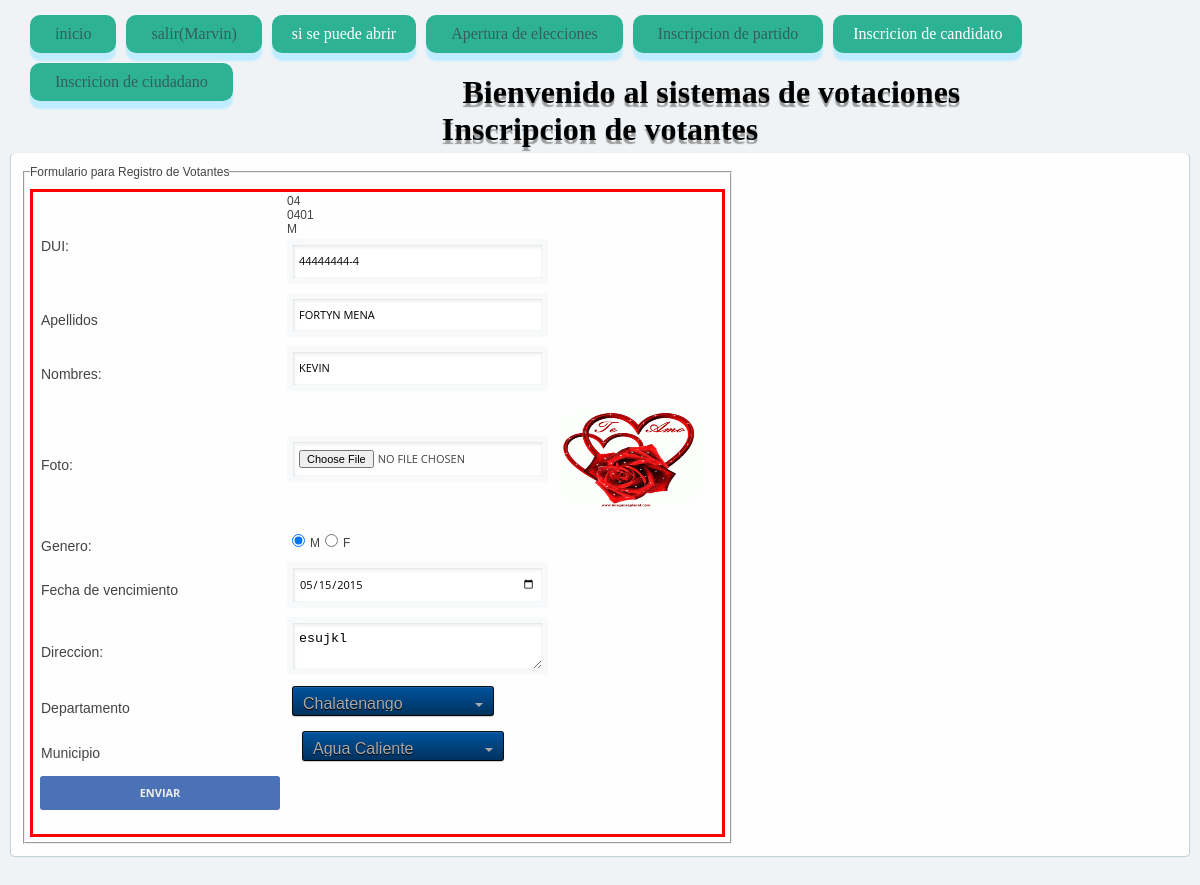
/ciudadanoBuscar.php?id=5 (signed in), run on the app's committed database.
### tables this page shows
CREATE TABLE IF NOT EXISTS `ciudadano` (
`id_ciudadano` int(11) NOT NULL,
  `dui` varchar(10) NOT NULL,
  `nombres` varchar(30) NOT NULL,
  `apellidos` varchar(30) NOT NULL,
  `fecha_vencimiento` date NOT NULL,
  `genero` varchar(2) NOT NULL,
  `foto` varchar(50) NOT NULL,
  `id_departamento` varchar(11) NOT NULL,
  `id_municipios` varchar(11) NOT NULL,
  `direccion` varchar(150) NOT NULL,
  `estadodeVoto` varchar(20) NOT NULL
);

### Clases/Coneccion.php (called while the page is built, shortened)
<?php
 function consultaD($coneccion,$sql,$modo=2,$presentacion=FALSE){
	$ejecutor= $coneccion;
	$manejador = trim($sql) ;
	$devolucion = "" ;
	try {$datos = $ejecutor->query($manejador);
		$datos-> setFetchMode($modo) ;
		if ($presentacion==TRUE){
			$devolucion.= "<table border=1>";
			foreach ($datos->fetchAll() as $registros){
				$devolucion.="<tr>";
				foreach ($registros as $valor){
					$devolucion.="<td>".$valor."</td>";
				}
				$devolucion.= "</tr>";
			}
			$devolucion.="</table>";
				}else{
					$contenedor = $datos->fetchAll();
					$devolucion= $contenedor;
				}
	}catch (Exception $exc ) {
		return "No se pudieron consultar los datos<br />".$exc->getMessage();
	}
	return $devolucion;
}
?>

### ciudadanoBuscar.php (the view, shortened to what this page needs)
<?php include './Clases/Coneccion.php';?>
<?php  include "Coneccion.php"; ?>
 <?php
 if (isset($_SESSION["nombre"])) {
 	?>
<?php   $sql = "SELECT * FROM  ciudadano WHERE id_ciudadano='".$_REQUEST['id']."';";
  $datos=consultaD($con,$sql,3);?>
<!DOCTYPE html>
<html>
	<head>
			<link rel=stylesheet href="css/estyle.css" type="text/css">
			<link rel=stylesheet href="css/name.css" type="text/css">
			<link rel=stylesheet href="css/selec.css" type="text/css">
			<link rel="stylesheet" type="text/css" href="css/prototipo1.css">
	</head>
	<body>
				<div ID ="base">
<section>
<ul Class="juan">
 <li><a href="hhh.html">inicio</a></li>
 <li><a href="Index.php?cerrar=session"> salir(<?php echo $_SESSION["nombre"];?>)</a></li>
		<li><?php
		$consulta= mysql_query("SELECT * FROM tipo_de_eleccion WHERE tipo_eleccion1= 1 or tipo_eleccion1=2 or tipo_eleccion1=3  ",$Coneccion);
@$array_consulta = mysql_fetch_array($consulta);
$fecha=$array_consulta["fecha"];
if ($fecha<date("Y") ) {
echo "si se puede abrir";
echo "<li><a href='Tipo de eleccion t.php'> Apertura de elecciones</a>
";
}else{
	echo "";
}
?></li>
		<li><a href="Formulario Inscripcion Partido.php">Inscripcion de partido</a>
</li>
		<li>Inscricion de candidato
		</li>
		<li><a href="Formulario Registro de votante .php">Inscricion  de ciudadano</a>
		</li>
	</ul>
	<br>
</section>
</div>
<br>
		<br>
		<h1> Bienvenido al sistemas de votaciones <br>Inscripcion de votantes</h1>
			<form action="modificarCiudadano.php"  method="post" enctype="multipart/form-data" class="box lgin">
		<table  >
		<td>
		<fieldset>
  				<legend> Formulario para Registro de Votantes</legend>
  				<table  bordercolor="red">
  				<td>
  				<label>DUI:</label>
  				</td>
  				<td>
  				<?php
  				$depto=$datos[0][7];
  				$muni=$datos[0][8];
  				echo $depto;
  				echo "<br>";
  				echo $muni;
  				echo "<br>";
  				$generos=$datos[0][5];
  				echo $generos;
  				?>
  					<input type="Text" name="DUI" value='<?php print $datos[0][1]?>' id="hola" Placeholder="00000000-0" onkeyup="mascara(this,'-',patron3,true)" onkeypress="return justNumbers(event);" maxlength="10"  required>
  				</td>
		<tr>
			<td>
				<label>Apellidos</label>
			</td>
			<td>
				<input type="Text" name="Apellido" value='<?php print $datos[0][3]?>' onkeypress="txNombres()" placeholder="Apellido" required>
			</td>
		</tr>
		<tr>
			<td>
				<label>Nombres:</label>
			</td>
			<td>
				<input type="Text" name="Nombre" value='<?php print $datos[0][2]?>' onkeypress="txNombres()"  placeholder="Nombres" required>
			</td>
		</tr>
		<tr>
			<td>
				<label>Foto:</label>
			</td>
			<td>
				 <input type="file" name="imagen" onclick="document.getElementById('imagen').style.display='none'" id="files"  accept="image/*"  >
			</td>
			<td width="170px" height="126px">
			<img  id="imagen"  style="width:150px;height:100px;"src="<?php print $datos[0][6]?>" >
              </td>
		</tr>
		<tr>
			<td>
				<label>Genero:</label>
			</td>
			<td>
			<?php
				if ($generos=="M") {
		echo '<input type="Radio" checked="TRUE" name="genero" value="M">M';
		echo '<input type="Radio" name="genero" value="F" required>F ';
				}else{
					echo '<input type="Radio"  name="genero" value="M">M';
		echo '<input type="Radio" checked="TRUE" name="genero" value="F" required>F ';
				}
			  ?>
			</td>
		</tr>
		<tr>
			<td>
				<label>Fecha de vencimiento</label>
			</td>
			<td>
				<input type="date" name="fecha"  value='<?php print $datos[0][4]?>'required>
			</td>
		</tr>
		<tr>
			<td>
				<label>Direccion:</label>
			</td>
			<td>
				 <textarea name="direccion" placeholder='direccion' required><?php print $datos[0][9]?></textarea>
			</td>
		</tr>
		<tr>
			<td>
				<label>Departamento</label>
			</td>
			<td>
			<div class="dropdown dropdown-dark">
			<select name="Departamento" size="1"   class="dropdown-select" onchange="cargarMunicipio(this.options[this.selectedIndex].value);" required>
				<?php
								 	$sql="SELECT id_departamento,departamento,codigo_departamento FROM departamentos WHERE codigo_departamento ='".$depto."'";
				$datos = consultaD($con,$sql);
  					foreach ($datos as  $value) {
  						print "<option value='";
  						print $value['codigo_departamento']."'";
  						print">";
  						print utf8_encode($value['departamento']);
  						print "</option>";
					}
				?>
				</select>
				</div>
			</td>
		</tr>
		<tr>
			<td>
				 <label>Municipio</label>
			</td>
			<td width="203px" height="32px">
			<div class="dropdown dropdown-dark">
					<select name="Municipio" size="1" class="dropdown-select" >
				<?php
				$sql="SELECT id_municipios,municipios,codigo_municipio FROM municipios WHERE codigo_municipio ='".$muni."'";
				$datos = consultaD($con,$sql);
  					foreach ($datos as  $value) {
  						print "<option value='";
  						print $value['codigo_municipio']."'";
  						print">";
  						print utf8_encode($value['municipios']);
  						print "</option>";
					}
				?>
				</select>
			</td>
		</tr>
		<tr>
			<td>
				<input type="submit" value="enviar" name="envio" onclick="wordCount()" >
			</td>
		</tr>
		</table>
		</fieldset>
	</td>
		</table>
		</form>
	</body>
</html>
 	<?php
}else{
	echo "<script type=\"text/javascript\">alert(\"Tu session ha sido cerrada inicia nuevamente\");window.location.assign('Index.php');</script>";
}
  ?>

### css/estyle.css (style rules this page uses)
img { float-left: 50px; padding-top:0px; height: 150px; width: 400px; border-radius:30px; border-image: 20px; border-color: black; }
body { background-color:; }
h1 { text-align: center; text-shadow: 0 4px 1px #9c9c9c; }
* { padding:0px; margin:5px; }
ul , ol { list-style:none; }
a { Text-Decoration:none; color:blue; }
.juan li { Background-Color:black; Color:White; Text-Decoration:none; Padding:10px 20px; Display:block; -moz-border-radius: 10px ; -webkit-border-radius: 10px; border-radius: 10px; moz-box-shadow: 0 8px 2px pink; -webkit-box-shadow: 0 8px pink; box-shadow: 0 8px 2px pink; }
.juan,li:hover { background-color:silver; }
.juan > li { float:left; }

### css/name.css (style rules this page uses)
body { background:#eff3f6; }
.box { background:#fefefe; border: 1px solid #C3D4DB; border-top:1px; -webkit-border-radius:5px; -moz-border-radius:5px; border-radius:5px; -moz-box-shadow:rgba(0,0,0,0.15) 0 0 1px; -webkit-box-shadow:rgba(0,0,0,0.15) 0 0 1px; box-shadow:rgba(0,0,0,0.15) 0 0 1px; color:#444; font:normal 12px/14px Arial, Helvetica, Sans-serif; margin:0 auto 30px; overflow:hidden; }
.box label { display:block; font:14px/22px Arial, Helvetica, Sans-serif; margin:10px 0 0 6px; }
input { text-transform: uppercase; }
.box input[type=file], .box textarea, .box input[type=date], .box input[type=text], .box input[type=password], .txtField, .cjComboBox { border:6px solid #F7F9FA; -webkit-border-radius:3px; -moz-border-radius:3px; border-radius:3px; -moz-box-shadow:2px 3px 3px rgba(0, 0, 0, 0.06) inset, 0 0 1px #95a2a7 inset; -webkit-box-shadow:2px 3px 3px rgba(0, 0, 0, 0.06) inset, 0 0 1px #95a2a7 inset; box-shadow:2px 3px 3px rgba(0, 0, 0, 0.06) inset, 0 0 1px #95a2a7 inset; margin:3px 0 4px; padding:8px 6px; width:237px; display:block; }
input { border: none; font-family: 'Open Sans', Arial, sans-serif; font-size: 11px; line-height: 1.5em; padding: 0; }
form input[type="submit"] { border-radius: 3px; -moz-border-radius: 3px; -webkit-border-radius: 3px; background-color:#4B71B6; color: #eee; font-weight: bold; margin-bottom: 2em; text-transform: uppercase; width: 240px; height: 34px; }

### css/selec.css (style rules this page uses)
.dropdown { display: inline-block; position: relative; overflow: hidden; height: 28px; width: 200px; background: #f2f2f2; border: 1px solid; border-color: white #f7f7f7 #f5f5f5; border-radius: 3px; background-image: -webkit-linear-gradient(top, transparent, rgba(0, 0, 0, 0.06)); background-image: -moz-linear-gradient(top, transparent, rgba(0, 0, 0, 0.06)); background-image: -o-linear-gradient(top, transparent, rgba(0, 0, 0, 0.06)); background-image: linear-gradient(to bottom, transparent, rgba(0, 0, 0, 0.06)); -webkit-box-shadow: 0 1px 1px rgba(0, 0, 0, 0.08); box-shadow: 0 1px 1px rgba(0, 0, 0, 0.08); }
.dropdown:before, .dropdown:after { content: ''; position: absolute; z-index: 2; top: 9px; right: 10px; width: 0; height: 28px; border: 4px dashed; border-color: #888 transparent; pointer-events: none; }
select>option { cursor:pointer; }
.dropdown:before { border-bottom-style: solid; border-top: none; }
.dropdown:after { margin-top: 7px; border-top-style: solid; border-bottom: none; }
.dropdown-select { position: relative; cursor: pointer; width: 130%; margin: 0; padding: 6px 8px 6px 10px; height: 33px; line-height: 14px; font-size: 16px; color: #62717a; text-shadow: 0 1px white; background: #f2f2f2; background: rgba(0, 0, 0, 0) !important; border: 0; border-radius: 0; -webkit-appearance: none; }
.dropdown-select > option { font-size:20px; margin: 3px; padding: 6px 8px; text-shadow: none; background: #f2f2f2; border-radius: 3px; cursor:pointer; }
.dropdown-dark { cursor: pointer; background: #00539E; border-color: #111 #0a0a0a black; background-image: -webkit-linear-gradient(top, transparent, rgba(0, 0, 0, 0.4)); background-image: -moz-linear-gradient(top, transparent, rgba(0, 0, 0, 0.4)); background-image: -o-linear-gradient(top, transparent, rgba(0, 0, 0, 0.4)); background-image: linear-gradient(to bottom, transparent, rgba(0, 0, 0, 0.4)); -webkit-box-shadow: inset 0 1px rgba(255, 255, 255, 0.1), 0 1px 1px rgba(0, 0, 0, 0.2); box-shadow: inset 0 1px rgba(255, 255, 255, 0.1), 0 1px 1px rgba(0, 0, 0, 0.2); }
.dropdown-dark:before { border-bottom-color: #aaa; }
.dropdown-dark:after { border-top-color: #aaa; }
.dropdown-dark .dropdown-select { color: #aaa; text-shadow: 0 1px black; background: #444; cursor: pointer; }
.dropdown-dark .dropdown-select > option { background: #00539E; text-shadow: 0 1px rgba(0, 0, 0, 0.4); cursor:pointer; }

### data on the page
ciudadano: id_departamento "04", id_municipios "0401", genero "M", DUI "44444444-4", Apellido "Fortyn Mena", Nombre "Kevin", foto (picture), fecha "05/15/2015", direccion "esujkl"

### other printed values
$_SESSION["nombre"] "Marvin"
form field Departamento "Chalatenango"
form field Municipio "Agua Caliente"
